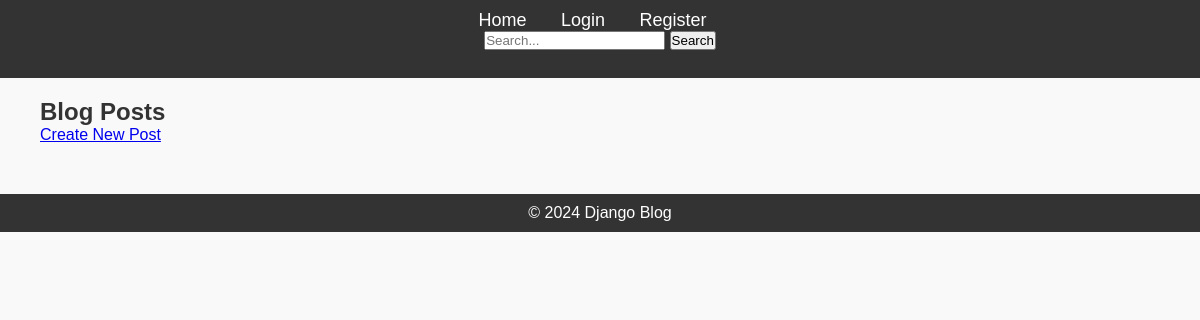
The app's page /posts/, older data.
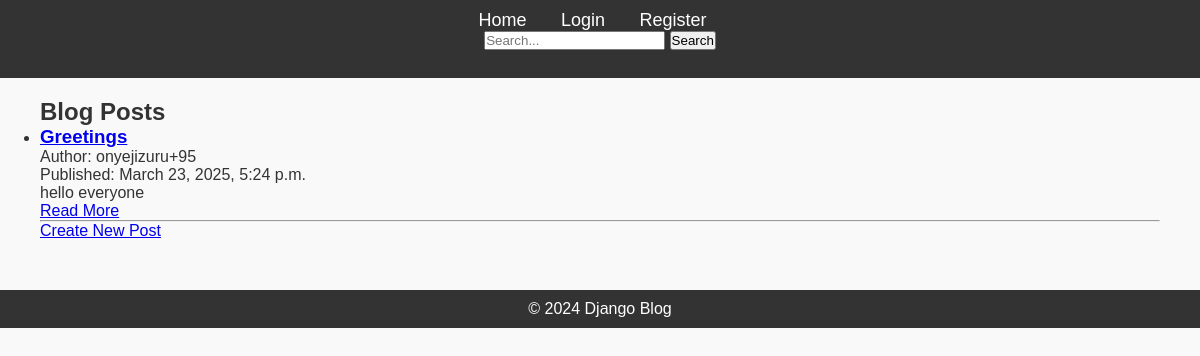
The same page, newer data.
### blog/models.py (models this page shows, shortened)
class Post(models.Model):
    title = models.CharField(max_length=200)  # CharField for post title, max length 200
    content = models.TextField()  # TextField for post content
    published_date = models.DateTimeField(auto_now_add=True)  # DateTimeField for publication date, automatically set on creation
    author = models.ForeignKey(User, on_delete=models.CASCADE)  # ForeignKey to User model, CASCADE delete behavior
    tags = models.ManyToManyField(Tag, related_name='posts', through='PostTag')

### blog/views.py (the view)
# urls.py: path('posts/', PostListView.as_view(), name='post_list'),
class PostListView(ListView):
    model = Post
    template_name = 'blog/post_list.html'
    context_object_name = 'posts'
    ordering = ['-published_date']

### blog/templates/blog/post_list.html
{% extends 'blog/base.html' %}
{% block content %}
<div class="content">
    <h2>Blog Posts</h2>
    <ul>
    {% for post in posts %}
        <li>
            <article>
                <h3><a href="{% url 'post_detail' post.pk %}">{{ post.title }}</a></h3>
                <p>Author: {{ post.author.username }}</p>
                <p>Published: {{ post.published_date }}</p>
                <p>{{ post.content|truncatewords:50 }}</p>
                <a href="{% url 'post_detail' post.pk %}">Read More</a>
            </article>
        </li>
        <hr>
    {% endfor %}
    </ul>
    <a href="{% url 'post_create' %}">Create New Post</a>
</div>
{% endblock %}

### blog/templates/blog/base.html (shortened to what this page needs)
{% load static %}
<!DOCTYPE html>
<html lang="en">
<head>
    <link rel="stylesheet" href="{% static 'css/styles.css' %}">
</head>
<body>
    <header>
        <nav>
            <ul>
                <li><a href="{% url 'post_list' %}">Home</a></li>
                {% if user.is_authenticated %}
                    <li><a href="{% url 'post_create' %}">Create Post</a></li>
                    <li><a href="{% url 'profile' %}">Profile</a></li>
                    <li><a href="{% url 'logout' %}">Logout</a></li>
                {% else %}
                    <li><a href="{% url 'login' %}">Login</a></li>
                    <li><a href="{% url 'register' %}">Register</a></li>
                {% endif %}
                <li>
                    <form method="get" action="{% url 'post_search' %}">
                        <input type="text" name="q" placeholder="Search...">
                        <button type="submit">Search</button>
                    </form>
                </li>
            </ul>
        </nav>
    </header>
    <div class="content">
        {% block content %}
        {% endblock %}
    </div>
    <footer>
        <p>&copy; 2024 Django Blog</p>
    </footer>
</body>
</html>

### blog/static/css/styles.css (style rules this page uses)
* { margin: 0; padding: 0; box-sizing: border-box; }
body { font-family: Arial, sans-serif; background-color: #f9f9f9; color: #333; }
header { background-color: #333; padding: 10px; text-align: center; }
header nav ul { list-style-type: none; }
header nav ul li { display: inline; margin: 0 15px; }
header nav ul li a { color: white; text-decoration: none; font-size: 18px; }
.content { margin: 20px; }
footer { text-align: center; margin-top: 50px; padding: 10px; background-color: #333; color: white; }

Row changes from the older to the newer data that the page shows:
added Post: title "Greetings", author.username "onyejizuru+95", published_date "March 23, 2025, 5:24 p.m.", content "hello everyone"
